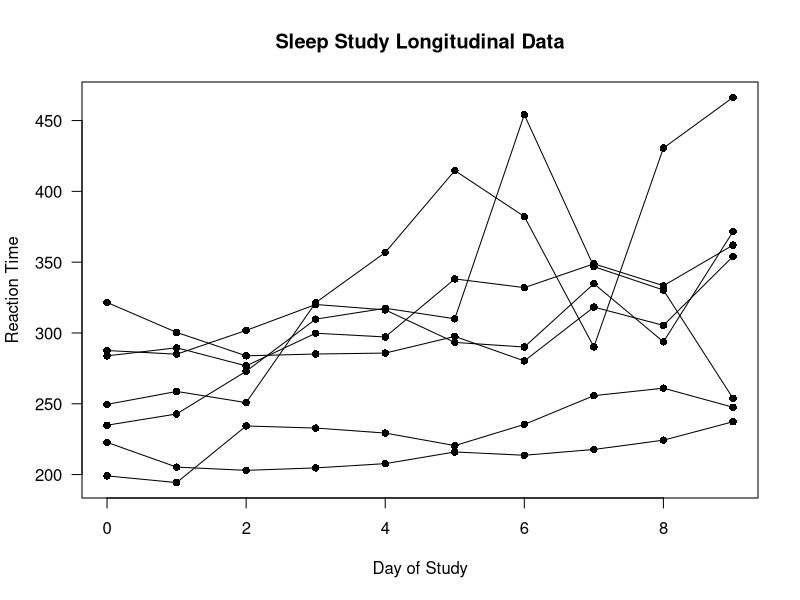
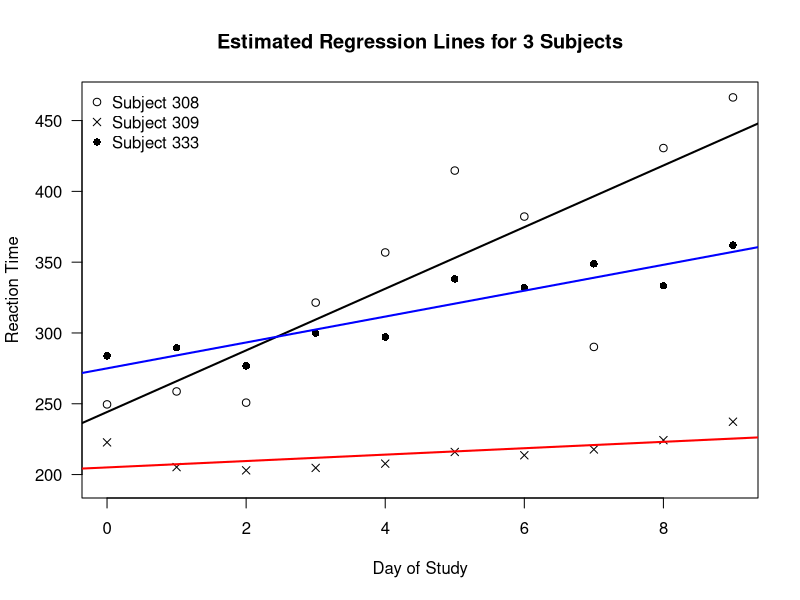
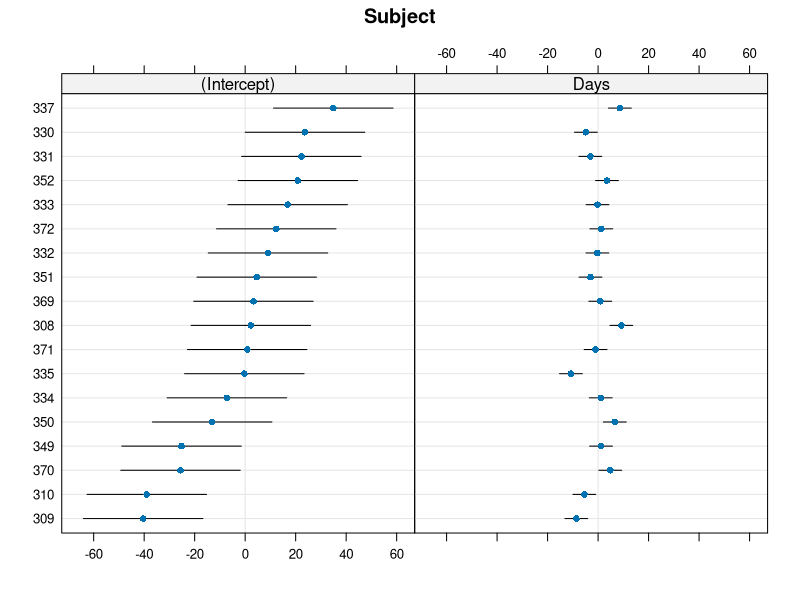
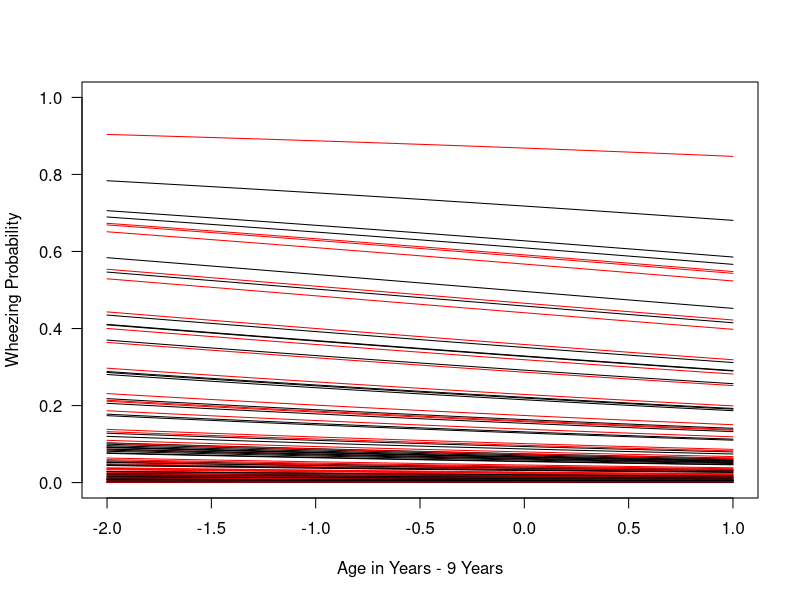

These figures' R source, in order:
## ---- chunk 1
library(lme4)
data(sleepstudy)
ids <- unique(sleepstudy$Subject)

plot(sleepstudy$Days, sleepstudy$Reaction, type="n",
     ylab="Reaction Time", xlab="Day of Study", las=1,
     main="Sleep Study Longitudinal Data")
for(k in 1:7) {
    ind <- sleepstudy$Subject == ids[k]
    lines(sleepstudy$Days[ind], sleepstudy$Reaction[ind])
    points(sleepstudy$Days[ind], sleepstudy$Reaction[ind], pch=16)
}
## ---- chunk 2
pc <- c(1,4,3,4,5,6,16)
cls <- c("black", "red", "black", "black","black","black", "blue")
plot(sleepstudy$Days, sleepstudy$Reaction, type="n",
     ylab="Reaction Time", xlab="Day of Study", las=1,
     main="Estimated Regression Lines for 3 Subjects")
for(k in c(1,2,7)) {
  ind <- sleepstudy$Subject == ids[k]
  points(sleepstudy$Days[ind], sleepstudy$Reaction[ind], pch=pc[k])
  tmp <- lm(Reaction ~ Days, data=sleepstudy[sleepstudy$Subject==ids[k],])
  abline(tmp$coef[1], tmp$coef[2], col=cls[k], lwd=2)
}
legend("topleft", legend=c("Subject 308", "Subject 309", "Subject 333"), pch=c(1,4,16),
       bty='n')
## ---- chunk 3
data(sleepstudy) 
dim(sleepstudy) # 18 individuals, each with 10 observations
sleepstudy[1:20,] # Data from the subjects with ids: 308 and 309
## ---- chunk 4
lmm.sleep.intercept <- lmer(Reaction ~ Days + (1|Subject), data = sleepstudy)
## ---- chunk 5
x.mat <- model.matrix(lmm.sleep.intercept)
## This design matrix should have an intercept column
## and a column which stores the "Days" variable
x.mat[1:5,]
## ---- chunk 6
## Use argument type = "random" to get random-effects design matrix
z.mat <- model.matrix(lmm.sleep.intercept, type="random")
z.mat[1:20,] # The . values in zmat correspond to zeros
## ---- chunk 7
summary(lmm.sleep.intercept)
## ---- chunk 8
lmm.sleep.slope <- lmer(Reaction ~ Days + (Days|Subject), data = sleepstudy)
## ---- chunk 9
x.mat2 <- model.matrix(lmm.sleep.slope)
## This design matrix should be the same as that from lmm.sleep.intercept
x.mat2[1:5,]
## ---- chunk 10
## Use argument type = "random" to get random-effects design matrix
z.mat2 <- model.matrix(lmm.sleep.slope, type="random")
z.mat2[1:20,] # The . values in zmat2 correspond to zeros
## ---- chunk 11
summary(lmm.sleep.slope)
## ---- chunk 12
coef( summary(lmm.sleep.slope) )
## ---- chunk 13
VarCorr( lmm.sleep.slope )

## using as.numeric( VarCorr( lmm.sleep.slope ) ) will give
## the value of the estimated variance

#as.numeric( VarCorr( lmm.sleep.slope ) )

#sqrt( as.numeric( VarCorr( lmm.sleep.slope ) ) )
## ---- chunk 14
blups.slope <- ranef( lmm.sleep.slope )
## ---- chunk 15
library(lattice)
dotplot(blups.slope)
## This plots subjects sorted by individual-specific estimates of intercepts
## ---- chunk 16
ranef.df <- as.data.frame( blups.slope)
head(ranef.df)
## ---- chunk 17
blup.full <- fitted( lmm.sleep.slope )  # Should be a vector of length 180
## ---- chunk 18
library(geepack)
## ---- chunk 19
data(ohio)
head(ohio, 12) # look at first 12 rows of ohio
## ---- chunk 20
# id is the grouping variable
ohio.intercept <- glmer(resp ~ age + smoke + (1 | id), data = ohio, family = binomial)
## ---- chunk 21
coef(summary(ohio.intercept))
## ---- chunk 22
VarCorr(ohio.intercept)
## ---- chunk 23
beta.hat <- coef(summary(ohio.intercept))[,1]
age.vec <- seq(-2, 1, length.out = 1000)
plot(0,0, type="n", xlim=c(-2,1), ylim=c(0,1), las=1,
     xlab = "Age in Years - 9 Years", ylab = "Wheezing Probability")
for(k in 1:50) {
  u.draw1 <- rnorm(1, mean=0, sd=2.34)
  u.draw2 <- rnorm(1, mean=0, sd=2.34)
  lines(age.vec, plogis(u.draw1 + beta.hat[1] + beta.hat[2]*age.vec + beta.hat[3]))
  lines(age.vec, plogis(u.draw2 + beta.hat[1] + beta.hat[2]*age.vec), col="red")
}
